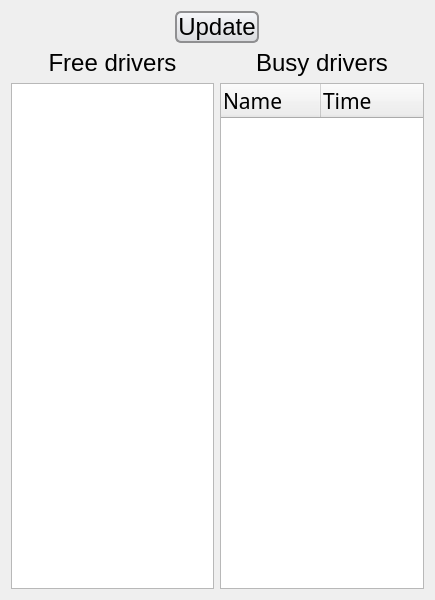
<?xml version="1.0" encoding="UTF-8"?>
<ui version="4.0">
 <class>BusyListWindow</class>
 <widget class="QWidget" name="BusyListWindow">
  <property name="geometry">
   <rect>
    <x>0</x>
    <y>0</y>
    <width>435</width>
    <height>600</height>
   </rect>
  </property>
  <property name="minimumSize">
   <size>
    <width>420</width>
    <height>600</height>
   </size>
  </property>
  <property name="maximumSize">
   <size>
    <width>720</width>
    <height>900</height>
   </size>
  </property>
  <property name="windowTitle">
   <string>TaxiPark.BusyList</string>
  </property>
  <property name="windowIcon">
   <iconset resource="Resources.qrc">
    <normaloff>:/data/dataBase/iconTimer.png</normaloff>:/data/dataBase/iconTimer.png</iconset>
  </property>
  <property name="styleSheet">
   <string notr="true">QLineEdit {
    border: 2px solid gray;
    border-radius: 10px;
    padding: 0 8px;
    background: white;
    selection-background-color: darkgray;
}

QPushButton {
    border: 2px solid #8f8f91;
    border-radius: 6px;
    background-color: qlineargradient(x1: 0, y1: 0, x2: 0, y2: 1, stop: 0 #f6f7fa, stop: 1 #dadbde);
    min-width: 80px;
}
QPushButton:pressed {
    background-color: qlineargradient(x1: 0, y1: 0, x2: 0, y2: 1,
                                      stop: 0 #dadbde, stop: 1 #f6f7fa);
}
QPushButton:flat {
    border: none; /* no border for a flat push button */
}
QPushButton:default {
    border-color: navy; /* make the default button prominent */
}

QLabel, QListWidget, QTreeWidget, QTextBrowser, QPushButton, QLineEdit {
	font-family: &quot;Franklin Gothic Medium Cond&quot;;
	font-size: 24px;
}

QListWidget::item:selected {
	background-color: #5555FF;
}</string>
  </property>
  <layout class="QVBoxLayout" name="verticalLayout_3">
   <item alignment="Qt::AlignHCenter">
    <widget class="QPushButton" name="buttonUpdateTime">
     <property name="enabled">
      <bool>true</bool>
     </property>
     <property name="minimumSize">
      <size>
       <width>84</width>
       <height>0</height>
      </size>
     </property>
     <property name="maximumSize">
      <size>
       <width>400</width>
       <height>16777215</height>
      </size>
     </property>
     <property name="cursor">
      <cursorShape>PointingHandCursor</cursorShape>
     </property>
     <property name="text">
      <string>Update</string>
     </property>
    </widget>
   </item>
   <item>
    <layout class="QHBoxLayout" name="horizontalLayout">
     <item>
      <layout class="QVBoxLayout" name="verticalLayout">
       <item>
        <widget class="QLabel" name="labelFreeDrivers">
         <property name="text">
          <string>Free drivers</string>
         </property>
         <property name="alignment">
          <set>Qt::AlignCenter</set>
         </property>
        </widget>
       </item>
       <item>
        <widget class="QListWidget" name="listFreeDrivers"/>
       </item>
      </layout>
     </item>
     <item>
      <layout class="QVBoxLayout" name="verticalLayout_2">
       <item>
        <widget class="QLabel" name="labelBusyDrivers">
         <property name="text">
          <string>Busy drivers</string>
         </property>
         <property name="alignment">
          <set>Qt::AlignCenter</set>
         </property>
        </widget>
       </item>
       <item>
        <widget class="QTreeWidget" name="treeBusyDrivers">
         <property name="columnCount">
          <number>2</number>
         </property>
         <column>
          <property name="text">
           <string>Name</string>
          </property>
          <property name="font">
           <font>
            <family>Franklin Gothic Medium Cond</family>
            <pointsize>16</pointsize>
           </font>
          </property>
         </column>
         <column>
          <property name="text">
           <string>Time</string>
          </property>
          <property name="font">
           <font>
            <family>Franklin Gothic Medium Cond</family>
            <pointsize>16</pointsize>
           </font>
          </property>
         </column>
        </widget>
       </item>
      </layout>
     </item>
    </layout>
   </item>
  </layout>
 </widget>
 <resources>
  <include location="Resources.qrc"/>
 </resources>
 <connections/>
</ui>
